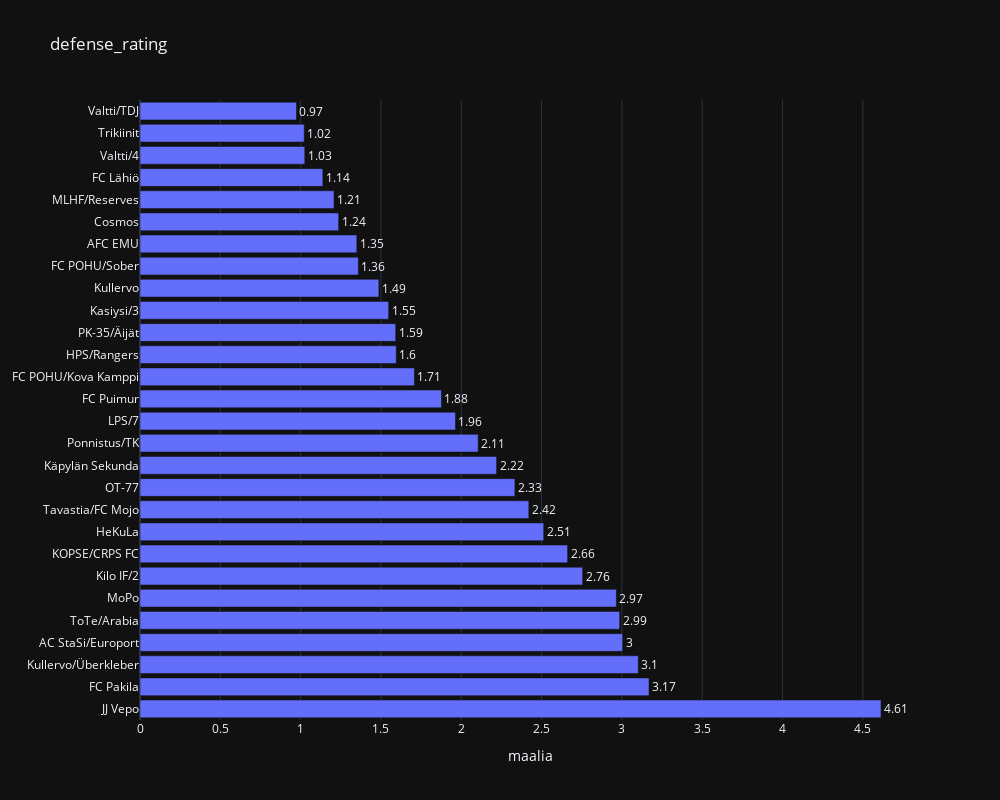

Notebook source saved alongside this figure:
### Code cell
my_x = 'defense_rating'

aux = ratings_df.sort_values(by=my_x, ascending=False if my_x=='defense_rating' else True)

fig = go.Figure()

fig.add_trace(
        go.Bar(
            x=aux[my_x],
            y=aux['team'],#.apply(lambda x: x.split('\\')[0]),
            text=aux[my_x].round(2),
            textposition='outside',
            orientation='h',
            #marker=dict(color = color_list)
        )
)

fig.update_layout(
    width=1000,
    height=800,
    title=f"{my_x}",
    template = 'plotly_dark',
    xaxis_title="maalia",
    showlegend=False
    )

fig.show()

### Figure 1 — Plotly figure (JSON) as saved in the notebook; plotly's stock layout.template omitted (floating-point values rounded to 4 significant figures)
{"data": [{"orientation": "h", "text": [4.61, 3.17, 3.1, 3.0, 2.99, 2.97, 2.76, 2.66, 2.51, 2.42, 2.33, 2.22, 2.11, 1.96, 1.88, 1.71, 1.6, 1.59, 1.55, 1.49, 1.36, 1.35, 1.24, 1.21, 1.14, 1.03, 1.02, 0.97], "textposition": "outside", "type": "bar", "x": [4.613, 3.169, 3.102, 3.004, 2.986, 2.965, 2.756, 2.662, 2.513, 2.421, 2.334, 2.22, 2.105, 1.964, 1.877, 1.708, 1.595, 1.592, 1.548, 1.487, 1.359, 1.35, 1.236, 1.208, 1.138, 1.026, 1.022, 0.9742], "y": ["JJ Vepo", "FC Pakila", "Kullervo/Überkleber", "AC StaSi/Europort", "ToTe/Arabia", "MoPo", "Kilo IF/2", "KOPSE/CRPS FC", "HeKuLa", "Tavastia/FC Mojo", "OT-77", "Käpylän Sekunda", "Ponnistus/TK", "LPS/7", "FC Puimur", "FC POHU/Kova Kamppi", "HPS/Rangers", "PK-35/Äijät", "Kasiysi/3", "Kullervo", "FC POHU/Sober", "AFC EMU", "Cosmos", "MLHF/Reserves", "FC Lähiö", "Valtti/4", "Trikiinit", "Valtti/TDJ"]}], "layout": {"height": 800, "showlegend": false, "title": {"text": "defense_rating"}, "width": 1000, "xaxis": {"title": {"text": "maalia"}}}}
